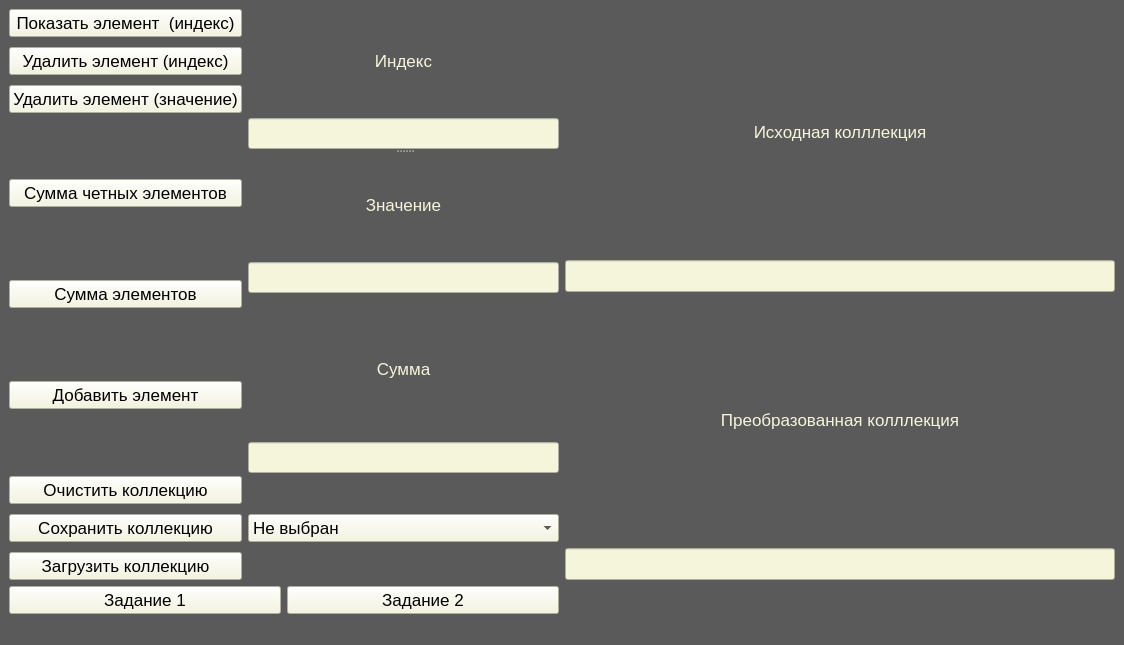
<?xml version="1.0" encoding="UTF-8"?>
<ui version="4.0">
 <class>MainWindow</class>
 <widget class="QMainWindow" name="MainWindow">
  <property name="geometry">
   <rect>
    <x>0</x>
    <y>0</y>
    <width>1124</width>
    <height>645</height>
   </rect>
  </property>
  <property name="font">
   <font>
    <pointsize>13</pointsize>
   </font>
  </property>
  <property name="windowTitle">
   <string>Гаврилов ДВ 4231</string>
  </property>
  <property name="styleSheet">
   <string notr="true">background-color: rgb(90, 90, 90);</string>
  </property>
  <widget class="QWidget" name="centralwidget">
   <layout class="QGridLayout" name="gridLayout_2">
    <item row="0" column="0" rowspan="2">
     <layout class="QGridLayout" name="gridLayout">
      <property name="verticalSpacing">
       <number>3</number>
      </property>
      <item row="0" column="1" rowspan="2">
       <widget class="QSplitter" name="splitter">
        <property name="font">
         <font>
          <pointsize>13</pointsize>
         </font>
        </property>
        <property name="orientation">
         <enum>Qt::Vertical</enum>
        </property>
        <widget class="QWidget" name="verticalLayoutWidget">
         <property name="font">
          <font>
           <pointsize>13</pointsize>
          </font>
         </property>
         <layout class="QVBoxLayout" name="verticalLayout">
          <item>
           <widget class="QLabel" name="label">
            <property name="font">
             <font>
              <pointsize>13</pointsize>
             </font>
            </property>
            <property name="styleSheet">
             <string notr="true">color: rgb(245, 245, 220);</string>
            </property>
            <property name="text">
             <string>Индекс</string>
            </property>
            <property name="alignment">
             <set>Qt::AlignCenter</set>
            </property>
           </widget>
          </item>
          <item>
           <widget class="QLineEdit" name="index_lineEdit">
            <property name="font">
             <font>
              <pointsize>14</pointsize>
             </font>
            </property>
            <property name="styleSheet">
             <string notr="true">background-color: rgb(245, 245, 220);</string>
            </property>
            <property name="alignment">
             <set>Qt::AlignCenter</set>
            </property>
           </widget>
          </item>
         </layout>
        </widget>
        <widget class="QWidget" name="verticalLayoutWidget_2">
         <property name="font">
          <font>
           <pointsize>13</pointsize>
          </font>
         </property>
         <layout class="QVBoxLayout" name="verticalLayout_2">
          <item>
           <widget class="QLabel" name="label_2">
            <property name="font">
             <font>
              <pointsize>13</pointsize>
             </font>
            </property>
            <property name="styleSheet">
             <string notr="true">color: rgb(245, 245, 220);</string>
            </property>
            <property name="text">
             <string>Значение</string>
            </property>
            <property name="alignment">
             <set>Qt::AlignCenter</set>
            </property>
           </widget>
          </item>
          <item>
           <widget class="QLineEdit" name="value_lineEdit">
            <property name="font">
             <font>
              <pointsize>14</pointsize>
             </font>
            </property>
            <property name="styleSheet">
             <string notr="true">background-color: rgb(245, 245, 220);</string>
            </property>
            <property name="alignment">
             <set>Qt::AlignCenter</set>
            </property>
           </widget>
          </item>
         </layout>
        </widget>
       </widget>
      </item>
      <item row="3" column="0">
       <layout class="QVBoxLayout" name="verticalLayout_5">
        <property name="spacing">
         <number>10</number>
        </property>
        <item>
         <widget class="QPushButton" name="clear">
          <property name="font">
           <font>
            <pointsize>13</pointsize>
           </font>
          </property>
          <property name="styleSheet">
           <string notr="true">background-color: rgb(245, 245, 220);</string>
          </property>
          <property name="text">
           <string>Очистить коллекцию</string>
          </property>
         </widget>
        </item>
        <item>
         <widget class="QPushButton" name="save">
          <property name="font">
           <font>
            <pointsize>13</pointsize>
           </font>
          </property>
          <property name="styleSheet">
           <string notr="true">background-color: rgb(245, 245, 220);</string>
          </property>
          <property name="text">
           <string>Сохранить коллекцию</string>
          </property>
         </widget>
        </item>
        <item>
         <widget class="QPushButton" name="load">
          <property name="font">
           <font>
            <pointsize>13</pointsize>
           </font>
          </property>
          <property name="styleSheet">
           <string notr="true">background-color: rgb(245, 245, 220);</string>
          </property>
          <property name="text">
           <string>Загрузить коллекцию</string>
          </property>
         </widget>
        </item>
       </layout>
      </item>
      <item row="0" column="0">
       <layout class="QVBoxLayout" name="verticalLayout_4">
        <property name="spacing">
         <number>10</number>
        </property>
        <item>
         <widget class="QPushButton" name="show_element">
          <property name="font">
           <font>
            <pointsize>13</pointsize>
           </font>
          </property>
          <property name="styleSheet">
           <string notr="true">background-color: rgb(245, 245, 220);</string>
          </property>
          <property name="text">
           <string>Показать элемент  (индекс)</string>
          </property>
         </widget>
        </item>
        <item>
         <widget class="QPushButton" name="delete_by_index">
          <property name="font">
           <font>
            <pointsize>13</pointsize>
           </font>
          </property>
          <property name="styleSheet">
           <string notr="true">background-color: rgb(245, 245, 220);</string>
          </property>
          <property name="text">
           <string>Удалить элемент (индекс)</string>
          </property>
         </widget>
        </item>
        <item>
         <widget class="QPushButton" name="delete_by_value">
          <property name="font">
           <font>
            <pointsize>13</pointsize>
           </font>
          </property>
          <property name="styleSheet">
           <string notr="true">background-color: rgb(245, 245, 220);</string>
          </property>
          <property name="text">
           <string>Удалить элемент (значение)</string>
          </property>
         </widget>
        </item>
       </layout>
      </item>
      <item row="1" column="0" rowspan="2">
       <layout class="QVBoxLayout" name="verticalLayout_6">
        <property name="spacing">
         <number>10</number>
        </property>
        <item>
         <widget class="QPushButton" name="sum_even">
          <property name="font">
           <font>
            <pointsize>13</pointsize>
           </font>
          </property>
          <property name="styleSheet">
           <string notr="true">background-color: rgb(245, 245, 220);</string>
          </property>
          <property name="text">
           <string>Сумма четных элементов</string>
          </property>
         </widget>
        </item>
        <item>
         <widget class="QPushButton" name="sum_all">
          <property name="font">
           <font>
            <pointsize>13</pointsize>
           </font>
          </property>
          <property name="styleSheet">
           <string notr="true">background-color: rgb(245, 245, 220);</string>
          </property>
          <property name="text">
           <string>Сумма элементов</string>
          </property>
         </widget>
        </item>
        <item>
         <widget class="QPushButton" name="add_element">
          <property name="font">
           <font>
            <pointsize>13</pointsize>
           </font>
          </property>
          <property name="styleSheet">
           <string notr="true">background-color: rgb(245, 245, 220);</string>
          </property>
          <property name="text">
           <string>Добавить элемент</string>
          </property>
         </widget>
        </item>
       </layout>
      </item>
      <item row="3" column="1">
       <widget class="QComboBox" name="choose_file">
        <property name="font">
         <font>
          <pointsize>13</pointsize>
         </font>
        </property>
        <property name="styleSheet">
         <string notr="true">background-color: rgb(245, 245, 220);</string>
        </property>
        <item>
         <property name="text">
          <string>Не выбран</string>
         </property>
        </item>
        <item>
         <property name="text">
          <string>Добавить новый</string>
         </property>
        </item>
       </widget>
      </item>
      <item row="2" column="1">
       <layout class="QVBoxLayout" name="verticalLayout_3">
        <item>
         <widget class="QLabel" name="label_3">
          <property name="font">
           <font>
            <pointsize>13</pointsize>
           </font>
          </property>
          <property name="styleSheet">
           <string notr="true">color: rgb(245, 245, 220);</string>
          </property>
          <property name="text">
           <string>Сумма</string>
          </property>
          <property name="alignment">
           <set>Qt::AlignCenter</set>
          </property>
         </widget>
        </item>
        <item>
         <widget class="QLineEdit" name="sum_lineEdit">
          <property name="enabled">
           <bool>false</bool>
          </property>
          <property name="font">
           <font>
            <pointsize>14</pointsize>
           </font>
          </property>
          <property name="styleSheet">
           <string notr="true">background-color: rgb(245, 245, 220);</string>
          </property>
          <property name="alignment">
           <set>Qt::AlignCenter</set>
          </property>
         </widget>
        </item>
       </layout>
      </item>
     </layout>
    </item>
    <item row="3" column="0">
     <layout class="QHBoxLayout" name="horizontalLayout">
      <item>
       <widget class="QPushButton" name="task1">
        <property name="font">
         <font>
          <pointsize>13</pointsize>
         </font>
        </property>
        <property name="styleSheet">
         <string notr="true">background-color: rgb(245, 245, 220);</string>
        </property>
        <property name="text">
         <string>Задание 1</string>
        </property>
       </widget>
      </item>
      <item>
       <widget class="QPushButton" name="task2">
        <property name="font">
         <font>
          <pointsize>13</pointsize>
         </font>
        </property>
        <property name="styleSheet">
         <string notr="true">background-color: rgb(245, 245, 220);</string>
        </property>
        <property name="text">
         <string>Задание 2</string>
        </property>
       </widget>
      </item>
     </layout>
    </item>
    <item row="1" column="1">
     <layout class="QVBoxLayout" name="verticalLayout_8">
      <item>
       <widget class="QLabel" name="label_5">
        <property name="font">
         <font>
          <pointsize>13</pointsize>
         </font>
        </property>
        <property name="styleSheet">
         <string notr="true">color: rgb(245, 245, 220);</string>
        </property>
        <property name="text">
         <string>Преобразованная колллекция</string>
        </property>
        <property name="alignment">
         <set>Qt::AlignCenter</set>
        </property>
       </widget>
      </item>
      <item>
       <widget class="QLineEdit" name="converted_collection">
        <property name="enabled">
         <bool>false</bool>
        </property>
        <property name="font">
         <font>
          <pointsize>15</pointsize>
          <bold>true</bold>
         </font>
        </property>
        <property name="styleSheet">
         <string notr="true">background-color: rgb(245, 245, 220);</string>
        </property>
       </widget>
      </item>
     </layout>
    </item>
    <item row="0" column="1">
     <layout class="QVBoxLayout" name="verticalLayout_7">
      <item>
       <widget class="QLabel" name="label_4">
        <property name="font">
         <font>
          <pointsize>13</pointsize>
         </font>
        </property>
        <property name="styleSheet">
         <string notr="true">color: rgb(245, 245, 220);</string>
        </property>
        <property name="text">
         <string>Исходная колллекция</string>
        </property>
        <property name="alignment">
         <set>Qt::AlignCenter</set>
        </property>
       </widget>
      </item>
      <item>
       <widget class="QLineEdit" name="orig_collection">
        <property name="enabled">
         <bool>false</bool>
        </property>
        <property name="font">
         <font>
          <pointsize>15</pointsize>
          <bold>true</bold>
         </font>
        </property>
        <property name="styleSheet">
         <string notr="true">background-color: rgb(245, 245, 220);</string>
        </property>
       </widget>
      </item>
     </layout>
    </item>
   </layout>
  </widget>
  <widget class="QMenuBar" name="menubar">
   <property name="geometry">
    <rect>
     <x>0</x>
     <y>0</y>
     <width>1124</width>
     <height>25</height>
    </rect>
   </property>
  </widget>
  <widget class="QStatusBar" name="statusbar"/>
 </widget>
 <resources/>
 <connections/>
</ui>
